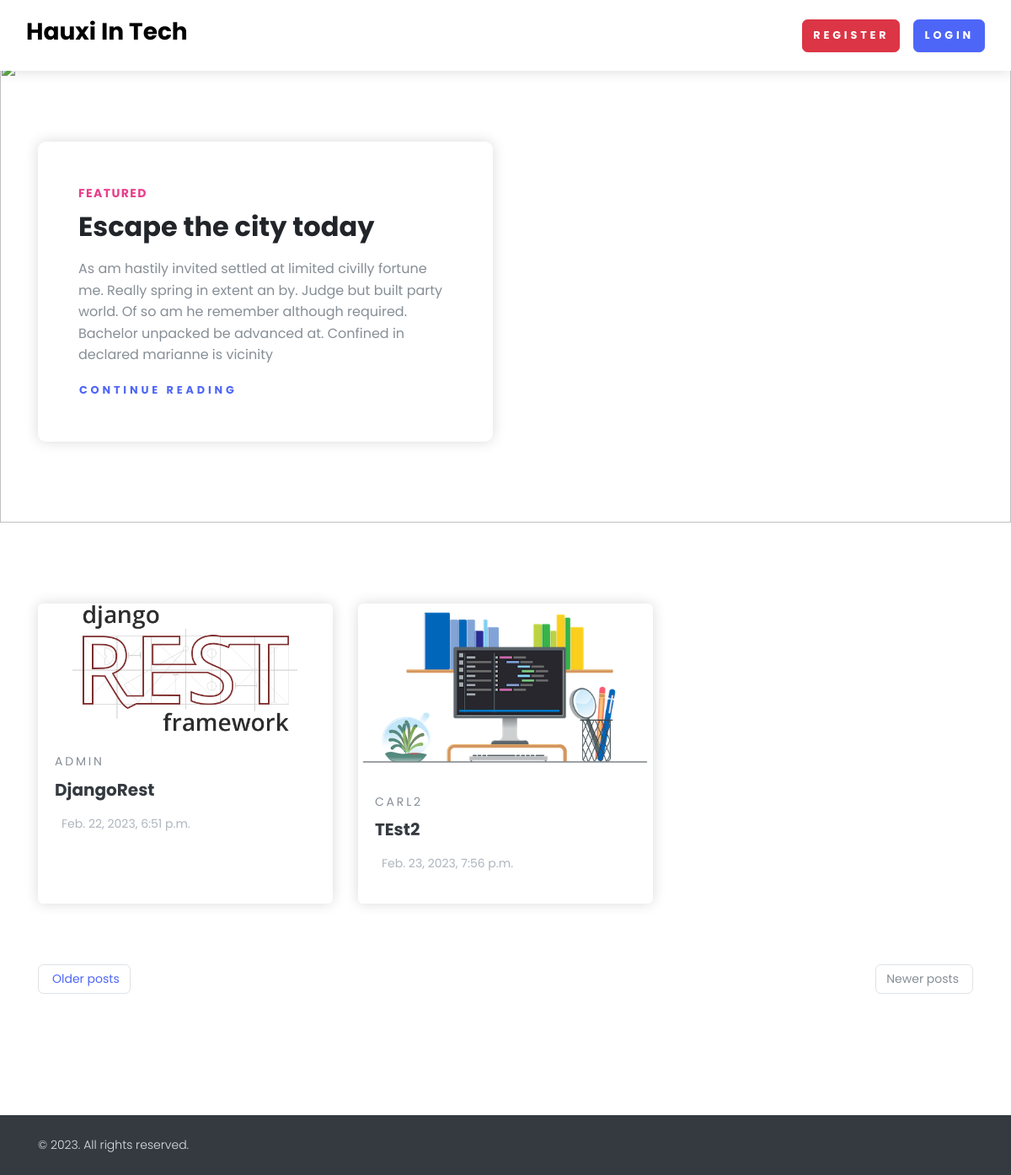
The page / on the database its author committed.
### home/models.py (models this page shows, shortened)
class BlogModel(models.Model):
    title= models.CharField(max_length=1000)
    content=FroalaField()
    slug= models.SlugField(max_length=1000, null=True, blank=True)
    user= models.ForeignKey(User, blank=True, null=True, on_delete=models.CASCADE)
    image= models.ImageField(upload_to='blog')
    created_at= models.DateTimeField(auto_now_add=True)
    updated_at= models.DateTimeField(auto_now=True)

### home/views.py (the view)
# urls.py: 2. Add a URL to urlpatterns:  path('', views.home, name='home')
def home(request):
    context= {'blogs': BlogModel.objects.all()}
    return render(request,'home.html', context)

### home/templates/home.html (shortened to what this page needs)
{% extends 'base.html' %}
{% block start %}
<section class="position-relative py-6">
    <img class="bg-image" src="https://images.pexels.com/photos/1761279/pexels-photo-1761279.jpeg?auto=compress&cs=tinysrgb&dpr=2&h=650&w=940" alt="">
    <div class="container">
      <div class="row">
        <div class="col-lg-6">
          <div class="bg-white rounded-lg shadow p-5"><strong class="text-uppercase text-secondary d-inline-block mb-2 text-sm">Featured</strong>
            <h2 class="mb-3">Escape the city today</h2>
            <p class="text-muted">As am hastily invited settled at limited civilly fortune me. Really spring in extent an by. Judge but built party world. Of so am he remember although required. Bachelor unpacked be advanced at. Confined in declared marianne is vicinity</p><a class="btn btn-link p-0" href="post.html">Continue reading </a>
          </div>
        </div>
      </div>
    </div>
  </section>
  <section class="py-6">
    <div class="container">
      <div class="row mb-5">
        {% for blog in blogs %}
        <div class="col-lg-4 col-sm-6 mb-4 hover-animate">
          <div class="card shadow border-0 h-100">
            <a href="{%  url 'blog_detail' blog.slug %}">
              <img class="img-fluid card-img-top" src="/media/{{blog.image}}" alt="..."/></a>
            <div class="card-body"><a class="text-uppercase text-muted text-sm letter-spacing-2" href="#">{{blog.user.username}}</a>
              <h5 class="my-2"><a class="text-dark" href="{%  url 'blog_detail' blog.slug %}">{{blog.title}}  </a></h5>
              <p class="text-gray-500 text-sm my-3">{{blog.created_at}}</p>
            </div>
          </div>
        </div>
        {% endfor %}
      </div>
      <nav aria-label="Blog pagination">
        <ul class="pagination justify-content-between mb-5">
          <li class="page-item"><a class="page-link text-sm rounded" href="#"> Older posts</a></li>
          <li class="page-item disabled"><a class="page-link text-sm rounded" href="#" tabindex="-1">Newer posts  </a></li>
        </ul>
      </nav>
    </div>
  </section>
  {% endblock %}

### home/templates/base.html (shortened to what this page needs)
<!DOCTYPE html>
<html lang="en">
<head>
    <link rel="stylesheet" href="/media/css/nouislider.css">
    <link rel="stylesheet" href="/media/css/swiper.min.css">
    <link rel="stylesheet" href="/media/css/magnific-popup.css">
    <link rel="stylesheet" href="/media/css/default.css" id="theme-stylesheet">
    <link rel="stylesheet" href="/media/css/custom.css">
   </head>
  <body style="padding-top: 72px;">
    <header class="header">
      <nav class="navbar navbar-expand-lg fixed-top shadow navbar-light bg-white">
        <div class="container-fluid">
          <div class="d-flex align-items-center"><a class="navbar-brand py-1" href="/">
          <h3>Hauxi In Tech</h3>
          </div>
          <div class="collapse navbar-collapse" id="navbarCollapse">
            <ul class="navbar-nav ml-auto">
            {% if request.user.is_authenticated %}
            <li class="nav-item mt-3 mt-lg-0 ml-lg-3 d-lg-none d-xl-inline-block">
            <a href="{% url 'see_blog' %}" class="btn btn-warning">View All Posts</a></li>
            <li class="nav-item mt-3 mt-lg-0 ml-lg-3 d-lg-none d-xl-inline-block">
              <a class="btn btn-info" href="{% url 'add_blog' %}">Add Post</a></li>
            <li class="nav-item mt-3 mt-lg-0 ml-lg-3 d-lg-none d-xl-inline-block">
              <a class="btn btn-danger" href="{% url 'logout_view' %}">Logout</a></li>
            {% else %}
            <li class="nav-item mt-3 mt-lg-0 ml-lg-3 d-lg-none d-xl-inline-block">
              <a class="btn btn-danger" href="{% url 'register_view' %}">Register</a></li>
              <li class="nav-item mt-3 mt-lg-0 ml-lg-3 d-lg-none d-xl-inline-block">
                <a class="btn btn-primary" href="{% url 'login_view' %}">Login</a></li>
            {% endif %}
              </ul>
          </div>
        </div>
      </nav>
    </header>
{%block start %}
{% endblock %}
    <footer class="position-relative z-index-10 d-print-none">
      <div class="py-4 font-weight-light bg-gray-800 text-gray-300">
        <div class="container">
          <div class="row align-items-center">
            <div class="col-md-6 text-center text-md-left">
              <p class="text-sm mb-md-0">&copy; 2023. All rights reserved.</p>
            </div>
          </div>
        </div>
      </div>
    </footer>
  </body>
</html>

### rows shown on the page
BlogModel: image (picture), user.username "ADMIN", title "DjangoRest", created_at "Feb. 22, 2023, 6:51 p.m."
BlogModel: image (picture), user.username "CARL2", title "TEst2", created_at "Feb. 23, 2023, 7:56 p.m."
